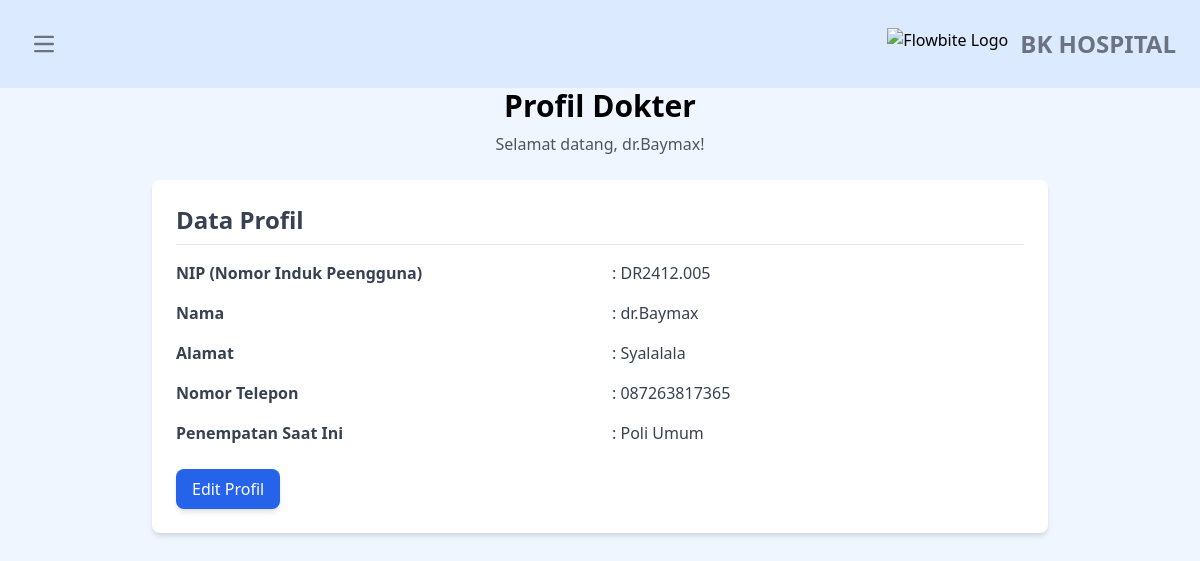
/dokter/datadiri.php (signed in), run on the app's committed database.
### tables this page shows
CREATE TABLE `dokter` (
  `id` int(11) UNSIGNED NOT NULL,
  `password` varchar(255) NOT NULL,
  `nip` varchar(50) NOT NULL,
  `nama` varchar(255) NOT NULL,
  `alamat` varchar(255) NOT NULL,
  `no_hp` varchar(50) DEFAULT NULL,
  `id_poli` int(11) UNSIGNED NOT NULL,
  `active` tinyint(1) DEFAULT 1
);

CREATE TABLE `poli` (
  `id` int(11) UNSIGNED NOT NULL,
  `nama_poli` varchar(255) NOT NULL,
  `keterangan` text DEFAULT NULL,
  `active` tinyint(1) DEFAULT 1
);

### dokter/datadiri.php (the view, shortened to what this page needs)
<?php
include 'head.php';
$stmt = $conn->prepare("SELECT dokter.*, poli.nama_poli FROM dokter
                        LEFT JOIN poli ON dokter.id_poli = poli.id
                        WHERE dokter.nip = ?");
$stmt->bind_param("s", $_SESSION['nip']);
$stmt->execute();
$result = $stmt->get_result();
$dokter = $result->fetch_assoc();
?>
<h1 class="text-3xl font-bold dark:text-white text-center">Profil Dokter</h1>
<p class="mt-2 text-gray-600 dark:text-gray-100 text-center">Selamat datang, <?= htmlspecialchars($_SESSION['nama']); ?>!</p>
<div class="max-w-4xl mx-auto bg-white dark:bg-gray-300 p-6 rounded-lg shadow-md mt-6">
    <h2 class="text-2xl font-bold text-gray-700 dark:text-gray-800 mb-4 border-b pb-2">Data Profil</h2>
    <div id="profile-view" class="grid grid-cols-1 sm:grid-cols-2 gap-y-4 gap-x-6 text-gray-700">
        <p class="font-semibold">NIP (Nomor Induk Peengguna)</p>
        <p>: <?= htmlspecialchars($_SESSION['nip']); ?></p>
        <p class="font-semibold">Nama</p>
        <p>: <?= htmlspecialchars($dokter['nama']); ?></p>
        <p class="font-semibold">Alamat</p>
        <p>: <?= htmlspecialchars($dokter['alamat']); ?></p>
        <p class="font-semibold">Nomor Telepon</p>
        <p>: <?= htmlspecialchars($dokter['no_hp']); ?></p>
        <p class="font-semibold">Penempatan Saat Ini</p>
        <p>: <?= htmlspecialchars($dokter['nama_poli']); ?></p>
    </div>
    <button id="edit-btn"
        class="mt-6 w-full sm:w-auto bg-blue-600 text-white py-2 px-4 rounded-lg hover:bg-blue-700 transition shadow-md">
        Edit Profil
    </button>
</div>
</body>
</html>

### data on the page
dokter: nama "dr.Baymax", alamat "Syalalala", no_hp "087263817365", id_poli.nama_poli "Poli Umum"

### other printed values
$_SESSION['nama'] "dr.Baymax"
$_SESSION['nip'] "DR2412.005"
